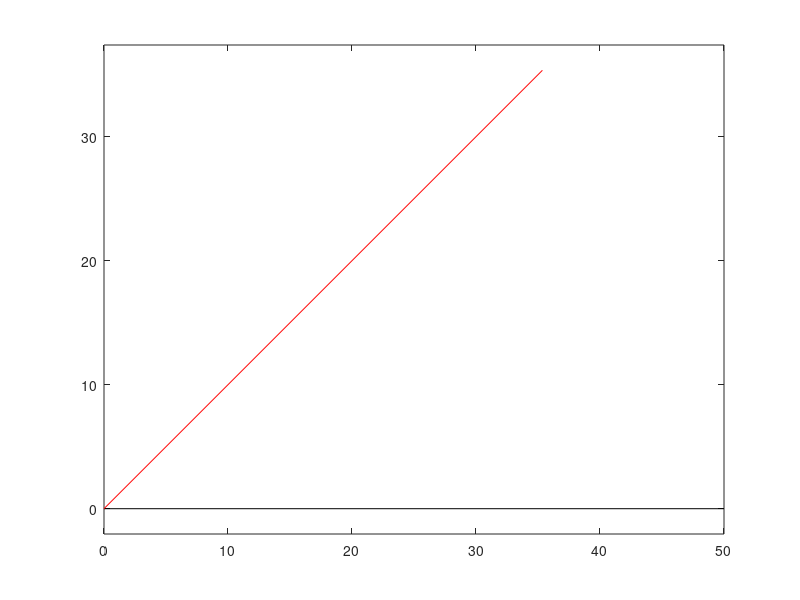

This chart was generated by the following MATLAB code:
%% %%%%%%%%%%%%%%%%%%%%%%%%%%%%%%%
%           EXAMPLE 1            %
%% %%%%%%%%%%%%%%%%%%%%%%%%%%%%%%%
clc
clear
close all

%%
deg2rad = pi/180;

% Find rotation matrix for counter-clockwise rotation by 45 deg around y axis
q = 45*deg2rad;  % rotation angle
l = 50;          % link length

% Abbreviations
cq = cos(q) ;
sq = sin(q) ;

% Rotation Matrix for rotation around y axis
Ry = [ cq 0 sq ;
       0  1  0 ;
      -sq 0 cq ] ;

% Translational coordinates
x = cq*l ;
z = sq*l ;

%% Transformation matrix
Ty = [ Ry   [x 0 z]' ;
      0 0 0    1   ] 
 
%% Ploting...

% Initial position
q0 = 0 ;
x0 = cos(q0)*l ;
z0 = sin(q0)*l ;
xx0 = [ 0 ; x0 ] ;
zz0 = [ 0 ; z0 ] ;

plot(xx0, zz0, 'k')
hold on

% Desired position
xxd = [ 0 ; x] ;
zzd = [ 0 ; z] ;

plot(xxd, zzd, 'r')
axis equal
